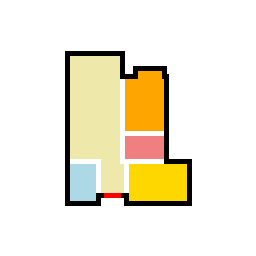
#> input picture shape_processing/40031.png, 256 x 256 px, found by its file name
$ jupyter execute --allow-errors floorplan_shape.ipynb
#> lines starting #> are read from the running program, lines starting #| are printed output that depends on the picture; after the words box and inside, x2 and y2 are one past the last pixel; in counts of white or black regions, pixels touching at a corner belong together
[cell 1]
import matplotlib.pyplot as plt
import numpy as np
import cv2

# (after you’ve computed `mask` and `masked` as above)
# Load your image
img = cv2.imread('40031.png')  # BGR format
#> img is the input picture: shape (256, 256, 3); mean B, G, R 217, 235, 241.2

# Define the target red color in BGR
target = np.array([0, 0, 255], dtype=np.int16)

# Compute per-pixel Euclidean distance from the target color
diff = img.astype(np.int16) - target  # shape (h, w, 3)
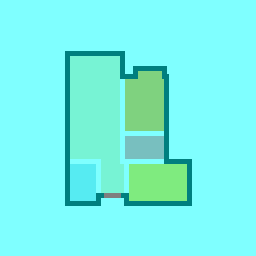
#> diff: shape (256, 256, 3) int16; mean B, G, R 217, 235, -13.8; drawn with min black and max white
dist = np.sqrt(np.sum(diff**2, axis=2))  # shape (h, w)
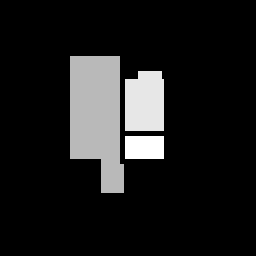
#> dist: shape (256, 256) float64; 86.09% of the values are NaN or infinite; the others: min 0, max 181.6, mean 143.8; drawn with min black, max white, NaN and infinite black

# Threshold: keep pixels within this distance of pure red
max_dist = 0  # adjust: lower = more strict, higher = more lenient
mask = (dist <= max_dist).astype(np.uint8) * 255  # binary mask
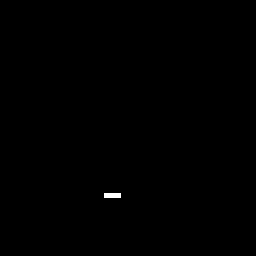
#> mask: shape (256, 256); 0.13% white; 1 white region, box (x1, y1, x2, y2) and area: (104, 193, 121, 198) 85

# Apply mask
masked = cv2.bitwise_and(img, img, mask=mask)

# Convert BGR→RGB for correct color display
masked_rgb = cv2.cvtColor(masked, cv2.COLOR_BGR2RGB)

fig, axes = plt.subplots(1, 2, figsize=(10, 5))

# Show the binary mask
axes[0].imshow(mask, cmap='gray')
axes[0].set_title('Red-Proximity Mask')
axes[0].axis('off')

# Show the masked image
axes[1].imshow(masked_rgb)
axes[1].set_title('Masked Image')
axes[1].axis('off')

plt.tight_layout()
plt.show()
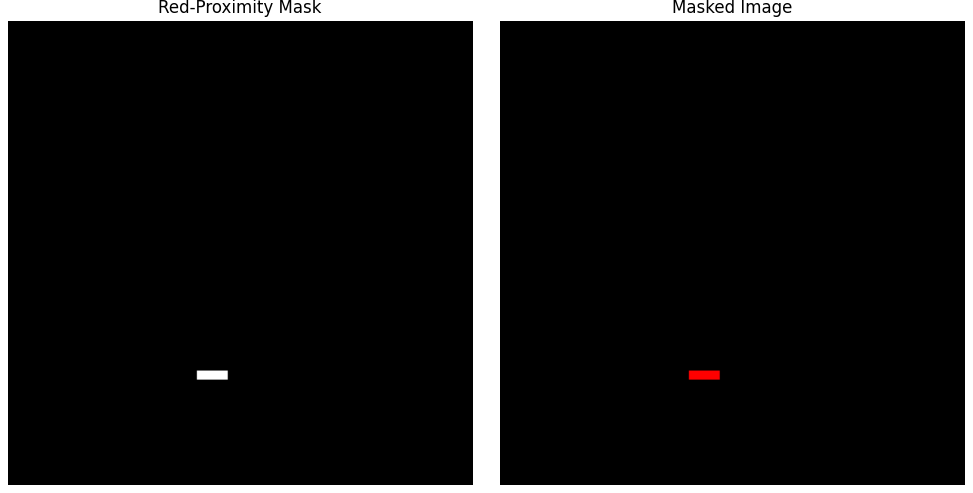
#> figure drawn by matplotlib, 2 panels
